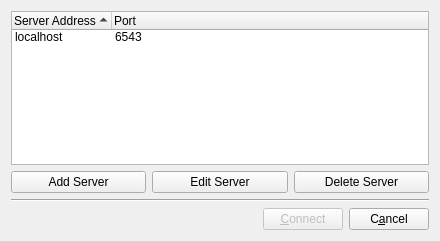
<ui version="4.0" >
 <class>ConnectToServerDialog</class>
 <widget class="QDialog" name="ConnectToServerDialog" >
  <property name="geometry" >
   <rect>
    <x>0</x>
    <y>0</y>
    <width>440</width>
    <height>241</height>
   </rect>
  </property>
  <property name="sizePolicy" >
   <sizepolicy vsizetype="Preferred" hsizetype="Preferred" >
    <horstretch>0</horstretch>
    <verstretch>0</verstretch>
   </sizepolicy>
  </property>
  <property name="minimumSize" >
   <size>
    <width>0</width>
    <height>0</height>
   </size>
  </property>
  <property name="maximumSize" >
   <size>
    <width>16777215</width>
    <height>16777215</height>
   </size>
  </property>
  <property name="windowTitle" >
   <string>Connect to Server</string>
  </property>
  <layout class="QVBoxLayout" name="verticalLayout" >
   <item>
    <widget class="QTreeWidget" name="serverList" >
     <property name="alternatingRowColors" >
      <bool>true</bool>
     </property>
     <property name="indentation" >
      <number>15</number>
     </property>
     <property name="rootIsDecorated" >
      <bool>false</bool>
     </property>
     <property name="uniformRowHeights" >
      <bool>false</bool>
     </property>
     <property name="itemsExpandable" >
      <bool>false</bool>
     </property>
     <property name="sortingEnabled" >
      <bool>true</bool>
     </property>
     <property name="animated" >
      <bool>true</bool>
     </property>
     <column>
      <property name="text" >
       <string>Server Address</string>
      </property>
     </column>
     <column>
      <property name="text" >
       <string>Port</string>
      </property>
     </column>
     <column>
      <property name="text" >
       <string/>
      </property>
     </column>
     <item>
      <property name="text" >
       <string>localhost</string>
      </property>
      <property name="text" >
       <string>6543</string>
      </property>
      <property name="text" >
       <string/>
      </property>
     </item>
    </widget>
   </item>
   <item>
    <layout class="QHBoxLayout" name="horizontalLayout_3" >
     <item>
      <widget class="QPushButton" name="pushButtonAddServer" >
       <property name="text" >
        <string>Add Server</string>
       </property>
      </widget>
     </item>
     <item>
      <widget class="QPushButton" name="pushButtonEditServer" >
       <property name="text" >
        <string>Edit Server</string>
       </property>
      </widget>
     </item>
     <item>
      <widget class="QPushButton" name="pushButtonDeleteServer" >
       <property name="text" >
        <string>Delete Server</string>
       </property>
      </widget>
     </item>
    </layout>
   </item>
   <item>
    <widget class="Line" name="line_2" >
     <property name="orientation" >
      <enum>Qt::Horizontal</enum>
     </property>
    </widget>
   </item>
   <item>
    <layout class="QHBoxLayout" name="horizontalLayout_2" >
     <item>
      <spacer name="horizontalSpacer" >
       <property name="orientation" >
        <enum>Qt::Horizontal</enum>
       </property>
       <property name="sizeHint" stdset="0" >
        <size>
         <width>228</width>
         <height>20</height>
        </size>
       </property>
      </spacer>
     </item>
     <item>
      <widget class="QPushButton" name="pushButtonConnect" >
       <property name="enabled" >
        <bool>false</bool>
       </property>
       <property name="text" >
        <string>&amp;Connect</string>
       </property>
       <property name="default" >
        <bool>true</bool>
       </property>
      </widget>
     </item>
     <item>
      <widget class="QPushButton" name="pushButtonCancel" >
       <property name="text" >
        <string>C&amp;ancel</string>
       </property>
      </widget>
     </item>
    </layout>
   </item>
  </layout>
 </widget>
 <tabstops>
  <tabstop>serverList</tabstop>
  <tabstop>pushButtonAddServer</tabstop>
  <tabstop>pushButtonEditServer</tabstop>
  <tabstop>pushButtonDeleteServer</tabstop>
  <tabstop>pushButtonConnect</tabstop>
  <tabstop>pushButtonCancel</tabstop>
 </tabstops>
 <resources/>
 <connections>
  <connection>
   <sender>pushButtonCancel</sender>
   <signal>clicked()</signal>
   <receiver>ConnectToServerDialog</receiver>
   <slot>close()</slot>
   <hints>
    <hint type="sourcelabel" >
     <x>399</x>
     <y>223</y>
    </hint>
    <hint type="destinationlabel" >
     <x>219</x>
     <y>120</y>
    </hint>
   </hints>
  </connection>
 </connections>
</ui>
